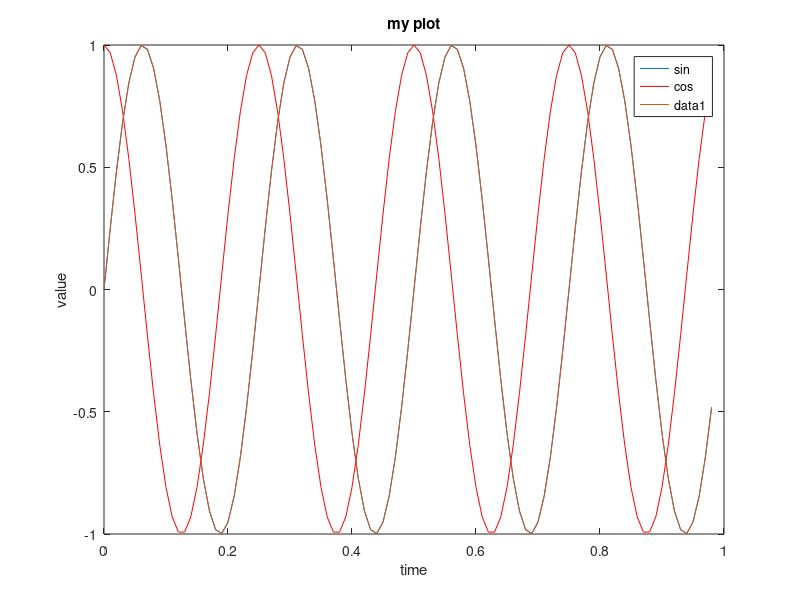
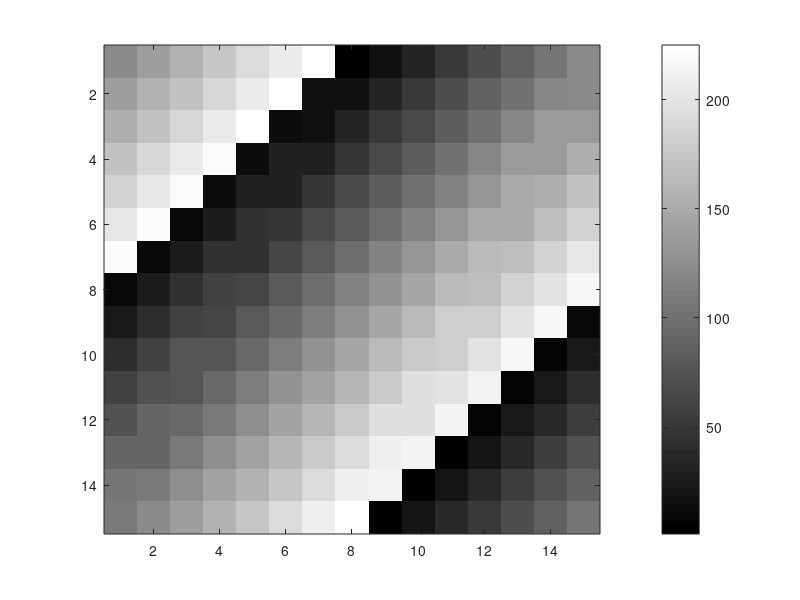

Reproduce these figures in MATLAB, in order.
% plotting data!

t = [0: 0.01: 0.98]
y1 = sin(2 * pi * 4 * t);
y2 = cos(2 * pi * 4 * t);

plot(t, y1);
hold on; % plot multiple traces in same figure
plot(t, y2, 'r');
xlabel('time')
ylabel('value')
legend('sin', 'cos') % add legend
title('my plot')

% save plot to file
% print dpng 'plots/myplot.png'
close % remove figure

figure(1); plot(t, y1)
figure(2); plot(t, y2)
close

% subplots
subplot(1,2,1); % divides plot to 1x2 grid, access first element
plot(t, y1);
subplot(1,2,2); % access second element
plot(t, y2);
axis([0.5 1 -1 1]) % set xrange and y range
clf; % clears figure
close;

% heatmaps
A = magic(5)
imagesc(A) % plot as 5x5 grid of colors
imagesc(magic(15)), colorbar, colormap gray;
% close;

% you can comma chain commands
a = 1, b = 2, c = 3;
